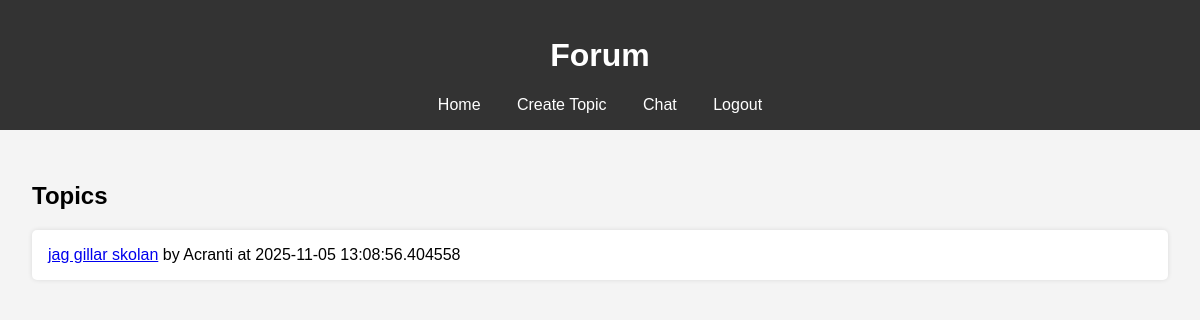
Screenshot of / (signed in) with the database file from the repository.
### app.py (models this page shows)
class Topic(db.Model):
    id = db.Column(db.Integer, primary_key=True)
    title = db.Column(db.String(200), nullable=False)
    creator_id = db.Column(db.Integer, db.ForeignKey('user.id'), nullable=False)
    timestamp = db.Column(db.DateTime, default=datetime.utcnow)
    creator = db.relationship('User', backref='topics', lazy=True)
    posts = db.relationship('Post', backref='topic', lazy=True)

class User(db.Model):
    id = db.Column(db.Integer, primary_key=True)
    username = db.Column(db.String(150), unique=True, nullable=False)
    password_hash = db.Column(db.String(150), nullable=False)
    profile_picture = db.Column(db.String(150), nullable=True)

### app.py (the view)
@app.route('/')
def index():
    if 'user_id' not in session:
        return redirect(url_for('login'))
    topics = Topic.query.all()
    return render_template('index.html', topics=topics)

### templates/index.html
{% extends "base.html" %}
{% block content %}
<h2>Topics</h2>
<ul>
    {% for topic in topics %}
        <li><a href="{{ url_for('topic', topic_id=topic.id) }}">{{ topic.title }}</a> by {{ topic.creator.username }} at {{ topic.timestamp }}</li>
    {% endfor %}
</ul>
{% endblock %}

### static/style.css (style rules this page uses)
body { font-family: Arial, sans-serif; margin: 0; padding: 0; background-color: #f4f4f4; }
ul { list-style-type: none; padding: 0; }
li { background-color: white; margin: 0.5rem 0; padding: 1rem; border-radius: 5px; box-shadow: 0 0 5px rgba(0,0,0,0.1); }

### rows the page displays
Topic: title "jag gillar skolan", creator.username "Acranti", timestamp "2025-11-05 13:08:56.404558"
